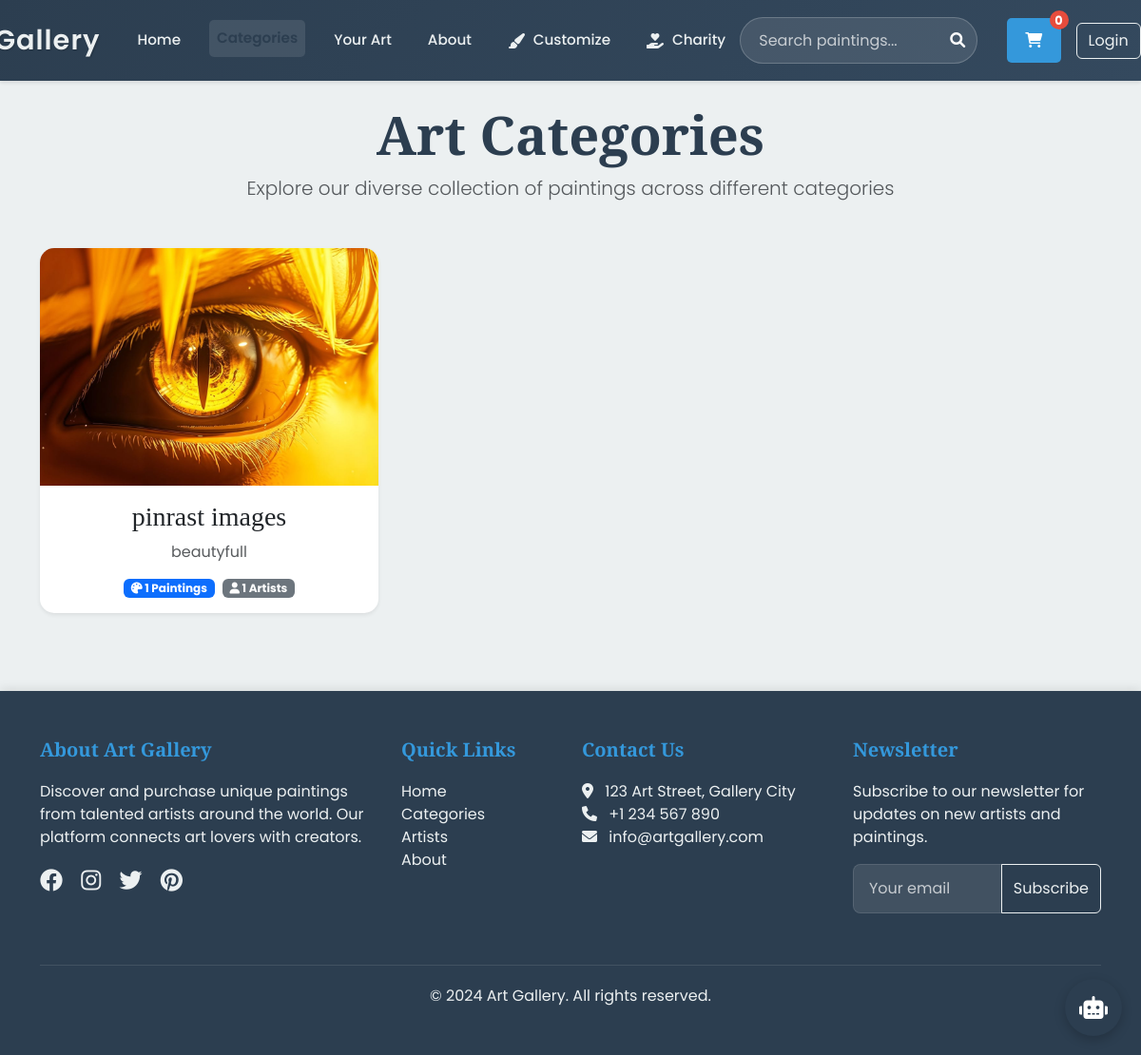
Page /categories/ on the committed database.
### paintingapp/models.py (models this page shows, shortened)
class Category(models.Model):
    name = models.CharField(max_length=100)
    description = models.TextField()
    image = models.ImageField(upload_to='category_images/')

class Product(models.Model):
    name = models.CharField(max_length=200)
    description = models.TextField()
    price = models.DecimalField(max_digits=10, decimal_places=2)
    image = models.ImageField(upload_to='products/')
    stock = models.PositiveIntegerField(default=0)
    category = models.ForeignKey(Category, on_delete=models.CASCADE, related_name='products')
    artist = models.ForeignKey(Artist, on_delete=models.CASCADE, related_name='products')
    created_at = models.DateTimeField(null=True, blank=True)
    is_featured = models.BooleanField(default=False)

class Artist(models.Model):
    user = models.OneToOneField(User, on_delete=models.CASCADE)
    name = models.CharField(max_length=100)
    profession = models.CharField(max_length=100)
    bio = models.TextField()
    profile_picture = models.ImageField(upload_to='artists/', null=True, blank=True)
    created_at = models.DateTimeField(null=True, blank=True)
    is_featured = models.BooleanField(default=False)

### paintingapp/views.py (the view)
# urls.py: path('categories/', views.CategoryListView.as_view(), name='category_list'),
class CategoryListView(ListView):
    model = Category
    template_name = 'paintingapp/category_list.html'
    context_object_name = 'categories'

### paintingapp/templates/paintingapp/category_list.html (shortened to what this page needs)
{% extends 'paintingapp/base.html' %}
{% block content %}
<div class="container">
    <div class="text-center mb-5">
        <h1 class="display-4 fw-bold">Art Categories</h1>
        <p class="lead text-muted">Explore our diverse collection of paintings across different categories</p>
    </div>
    <div class="row g-4">
        {% for category in categories %}
        <div class="col-md-4">
            <div class="card category-card h-100 border-0 shadow-sm hover-shadow">
                <div class="position-relative">
                </div>
                <div class="card-body text-center">
                    <h3 class="card-title">{{ category.name }}</h3>
                    <p class="card-text text-muted">{{ category.description|truncatewords:20 }}</p>
                    <div class="d-flex justify-content-center">
                        <span class="badge bg-primary me-2">
                            <i class="fas fa-palette"></i> {{ category.products.count }} Paintings
                        </span>
                        <span class="badge bg-secondary">
                            <i class="fas fa-user"></i> {{ category.products.all|dictsort:"artist.id"|length }} Artists
                        </span>
                    </div>
                </div>
            </div>
        </div>
        {% empty %}
        <div class="col-12">
            <div class="alert alert-info text-center">
                No categories available yet.
            </div>
        </div>
        {% endfor %}
    </div>
</div>
{% endblock %}

### paintingapp/templates/paintingapp/base.html (style rules this page uses)
:root { --primary-color: #2C3E50; --secondary-color: #3498DB; --accent-color: #2980B9; --light-color: #ECF0F1; --dark-color: #2C3E50; }
body { font-family: 'Poppins', sans-serif; background-color: var(--light-color); color: var(--dark-color); }
h1, h2, h3, h4, h5, h6 { font-family: 'Playfair Display', serif; }

### paintingapp/templates/paintingapp/category_list.html (style rules this page uses)
.category-card { transition: transform 0.3s ease, box-shadow 0.3s ease; border-radius: 15px; overflow: hidden; }
.hover-shadow { box-shadow: 0 4px 6px rgba(0, 0, 0, 0.1); }

### rows in the picture
Category: name "pinrast images", description "beautyfull", products.count "1", products.all|dictsort "1"
